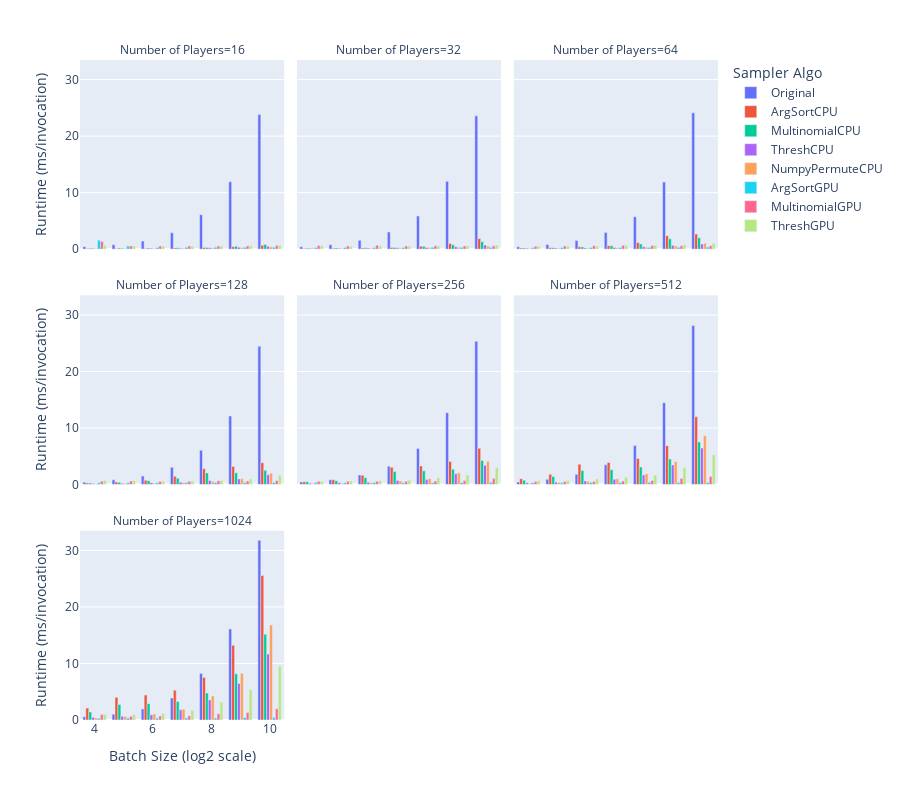

Notebook code for this chart:
### Code cell
px.bar(
    results,
    x="Batch Size (log2 scale)",
    y="Runtime (ms/invocation)",
    color="Sampler Algo",
    facet_col="Number of Players",
    facet_col_wrap=3,
    barmode="group",
    height=800,
)

### Figure 1 — Plotly figure (JSON) as saved in the notebook; plotly's stock layout.template omitted (floating-point values rounded to 4 significant figures)
{"data": [{"alignmentgroup": "True", "hovertemplate": "Sampler Algo=Original<br>Number of Players=16<br>Batch Size (log2 scale)=%{x}<br>Runtime (ms/invocation)=%{y}<extra></extra>", "legendgroup": "Original", "marker": {"color": "#636efa", "pattern": {"shape": ""}}, "name": "Original", "offsetgroup": "Original", "orientation": "v", "showlegend": true, "textposition": "auto", "type": "bar", "x": [4, 5, 6, 7, 8, 9, 10], "xaxis": "x7", "y": [0.4551, 0.7902, 1.451, 2.892, 6.084, 11.94, 23.85], "yaxis": "y7"}, {"alignmentgroup": "True", "hovertemplate": "Sampler Algo=Original<br>Number of Players=32<br>Batch Size (log2 scale)=%{x}<br>Runtime (ms/invocation)=%{y}<extra></extra>", "legendgroup": "Original", "marker": {"color": "#636efa", "pattern": {"shape": ""}}, "name": "Original", "offsetgroup": "Original", "orientation": "v", "showlegend": false, "textposition": "auto", "type": "bar", "x": [4, 5, 6, 7, 8, 9, 10], "xaxis": "x8", "y": [0.4121, 0.7957, 1.571, 3.041, 5.869, 12.01, 23.59], "yaxis": "y8"}, {"alignmentgroup": "True", "hovertemplate": "Sampler Algo=Original<br>Number of Players=64<br>Batch Size (log2 scale)=%{x}<br>Runtime (ms/invocation)=%{y}<extra></extra>", "legendgroup": "Original", "marker": {"color": "#636efa", "pattern": {"shape": ""}}, "name": "Original", "offsetgroup": "Original", "orientation": "v", "showlegend": false, "textposition": "auto", "type": "bar", "x": [4, 5, 6, 7, 8, 9, 10], "xaxis": "x9", "y": [0.4312, 0.8411, 1.53, 2.974, 5.763, 11.89, 24.13], "yaxis": "y9"}, {"alignmentgroup": "True", "hovertemplate": "Sampler Algo=Original<br>Number of Players=128<br>Batch Size (log2 scale)=%{x}<br>Runtime (ms/invocation)=%{y}<extra></extra>", "legendgroup": "Original", "marker": {"color": "#636efa", "pattern": {"shape": ""}}, "name": "Original", "offsetgroup": "Original", "orientation": "v", "showlegend": false, "textposition": "auto", "type": "bar", "x": [4, 5, 6, 7, 8, 9, 10], "xaxis": "x4", "y": [0.4164, 0.848, 1.526, 3.061, 6.058, 12.14, 24.49], "yaxis": "y4"}, {"alignmentgroup": "True", "hovertemplate": "Sampler Algo=Original<br>Number of Players=256<br>Batch Size (log2 scale)=%{x}<br>Runtime (ms/invocation)=%{y}<extra></extra>", "legendgroup": "Original", "marker": {"color": "#636efa", "pattern": {"shape": ""}}, "name": "Original", "offsetgroup": "Original", "orientation": "v", "showlegend": false, "textposition": "auto", "type": "bar", "x": [4, 5, 6, 7, 8, 9, 10], "xaxis": "x5", "y": [0.4689, 0.8559, 1.7, 3.224, 6.393, 12.72, 25.35], "yaxis": "y5"}, {"alignmentgroup": "True", "hovertemplate": "Sampler Algo=Original<br>Number of Players=512<br>Batch Size (log2 scale)=%{x}<br>Runtime (ms/invocation)=%{y}<extra></extra>", "legendgroup": "Original", "marker": {"color": "#636efa", "pattern": {"shape": ""}}, "name": "Original", "offsetgroup": "Original", "orientation": "v", "showlegend": false, "textposition": "auto", "type": "bar", "x": [4, 5, 6, 7, 8, 9, 10], "xaxis": "x6", "y": [0.4605, 0.9476, 1.817, 3.492, 6.929, 14.48, 28.15], "yaxis": "y6"}, {"alignmentgroup": "True", "hovertemplate": "Sampler Algo=Original<br>Number of Players=1024<br>Batch Size (log2 scale)=%{x}<br>Runtime (ms/invocation)=%{y}<extra></extra>", "legendgroup": "Original", "marker": {"color": "#636efa", "pattern": {"shape": ""}}, "name": "Original", "offsetgroup": "Original", "orientation": "v", "showlegend": false, "textposition": "auto", "type": "bar", "x": [4, 5, 6, 7, 8, 9, 10], "xaxis": "x", "y": [0.5618, 1.038, 1.953, 3.902, 8.206, 16.1, 31.8], "yaxis": "y"}, {"alignmentgroup": "True", "hovertemplate": "Sampler Algo=ArgSortCPU<br>Number of Players=16<br>Batch Size (log2 scale)=%{x}<br>Runtime (ms/invocation)=%{y}<extra></extra>", "legendgroup": "ArgSortCPU", "marker": {"color": "#EF553B", "pattern": {"shape": ""}}, "name": "ArgSortCPU", "offsetgroup": "ArgSortCPU", "orientation": "v", "showlegend": true, "textposition": "auto", "type": "bar", "x": [4, 5, 6, 7, 8, 9, 10], "xaxis": "x7", "y": [0.1301, 0.12, 0.1456, 0.2101, 0.2902, 0.4457, 0.7007], "yaxis": "y7"}, {"alignmentgroup": "True", "hovertemplate": "Sampler Algo=ArgSortCPU<br>Number of Players=32<br>Batch Size (log2 scale)=%{x}<br>Runtime (ms/invocation)=%{y}<extra></extra>", "legendgroup": "ArgSortCPU", "marker": {"color": "#EF553B", "pattern": {"shape": ""}}, "name": "ArgSortCPU", "offsetgroup": "ArgSortCPU", "orientation": "v", "showlegend": false, "textposition": "auto", "type": "bar", "x": [4, 5, 6, 7, 8, 9, 10], "xaxis": "x8", "y": [0.1251, 0.1501, 0.2101, 0.3152, 0.5405, 1.006, 1.872], "yaxis": "y8"}, {"alignmentgroup": "True", "hovertemplate": "Sampler Algo=ArgSortCPU<br>Number of Players=64<br>Batch Size (log2 scale)=%{x}<br>Runtime (ms/invocation)=%{y}<extra></extra>", "legendgroup": "ArgSortCPU", "marker": {"color": "#EF553B", "pattern": {"shape": ""}}, "name": "ArgSortCPU", "offsetgroup": "ArgSortCPU", "orientation": "v", "showlegend": false, "textposition": "auto", "type": "bar", "x": [4, 5, 6, 7, 8, 9, 10], "xaxis": "x9", "y": [0.2014, 0.2552, 0.4258, 0.6259, 1.172, 2.369, 2.668], "yaxis": "y9"}, {"alignmentgroup": "True", "hovertemplate": "Sampler Algo=ArgSortCPU<br>Number of Players=128<br>Batch Size (log2 scale)=%{x}<br>Runtime (ms/invocation)=%{y}<extra></extra>", "legendgroup": "ArgSortCPU", "marker": {"color": "#EF553B", "pattern": {"shape": ""}}, "name": "ArgSortCPU", "offsetgroup": "ArgSortCPU", "orientation": "v", "showlegend": false, "textposition": "auto", "type": "bar", "x": [4, 5, 6, 7, 8, 9, 10], "xaxis": "x4", "y": [0.2652, 0.4754, 0.7858, 1.479, 2.825, 3.202, 3.864], "yaxis": "y4"}, {"alignmentgroup": "True", "hovertemplate": "Sampler Algo=ArgSortCPU<br>Number of Players=256<br>Batch Size (log2 scale)=%{x}<br>Runtime (ms/invocation)=%{y}<extra></extra>", "legendgroup": "ArgSortCPU", "marker": {"color": "#EF553B", "pattern": {"shape": ""}}, "name": "ArgSortCPU", "offsetgroup": "ArgSortCPU", "orientation": "v", "showlegend": false, "textposition": "auto", "type": "bar", "x": [4, 5, 6, 7, 8, 9, 10], "xaxis": "x5", "y": [0.4914, 0.871, 1.648, 3.066, 3.288, 4.073, 6.447], "yaxis": "y5"}, {"alignmentgroup": "True", "hovertemplate": "Sampler Algo=ArgSortCPU<br>Number of Players=512<br>Batch Size (log2 scale)=%{x}<br>Runtime (ms/invocation)=%{y}<extra></extra>", "legendgroup": "ArgSortCPU", "marker": {"color": "#EF553B", "pattern": {"shape": ""}}, "name": "ArgSortCPU", "offsetgroup": "ArgSortCPU", "orientation": "v", "showlegend": false, "textposition": "auto", "type": "bar", "x": [4, 5, 6, 7, 8, 9, 10], "xaxis": "x6", "y": [1.037, 1.821, 3.619, 3.901, 4.628, 6.894, 11.98], "yaxis": "y6"}, {"alignmentgroup": "True", "hovertemplate": "Sampler Algo=ArgSortCPU<br>Number of Players=1024<br>Batch Size (log2 scale)=%{x}<br>Runtime (ms/invocation)=%{y}<extra></extra>", "legendgroup": "ArgSortCPU", "marker": {"color": "#EF553B", "pattern": {"shape": ""}}, "name": "ArgSortCPU", "offsetgroup": "ArgSortCPU", "orientation": "v", "showlegend": false, "textposition": "auto", "type": "bar", "x": [4, 5, 6, 7, 8, 9, 10], "xaxis": "x", "y": [2.105, 4.008, 4.425, 5.254, 7.514, 13.21, 25.56], "yaxis": "y"}, {"alignmentgroup": "True", "hovertemplate": "Sampler Algo=MultinomialCPU<br>Number of Players=16<br>Batch Size (log2 scale)=%{x}<br>Runtime (ms/invocation)=%{y}<extra></extra>", "legendgroup": "MultinomialCPU", "marker": {"color": "#00cc96", "pattern": {"shape": ""}}, "name": "MultinomialCPU", "offsetgroup": "MultinomialCPU", "orientation": "v", "showlegend": true, "textposition": "auto", "type": "bar", "x": [4, 5, 6, 7, 8, 9, 10], "xaxis": "x7", "y": [0.1802, 0.1902, 0.2101, 0.2552, 0.3062, 0.5102, 0.8204], "yaxis": "y7"}, {"alignmentgroup": "True", "hovertemplate": "Sampler Algo=MultinomialCPU<br>Number of Players=32<br>Batch Size (log2 scale)=%{x}<br>Runtime (ms/invocation)=%{y}<extra></extra>", "legendgroup": "MultinomialCPU", "marker": {"color": "#00cc96", "pattern": {"shape": ""}}, "name": "MultinomialCPU", "offsetgroup": "MultinomialCPU", "orientation": "v", "showlegend": false, "textposition": "auto", "type": "bar", "x": [4, 5, 6, 7, 8, 9, 10], "xaxis": "x8", "y": [0.1851, 0.2201, 0.2452, 0.3062, 0.5055, 0.7966, 1.321], "yaxis": "y8"}, {"alignmentgroup": "True", "hovertemplate": "Sampler Algo=MultinomialCPU<br>Number of Players=64<br>Batch Size (log2 scale)=%{x}<br>Runtime (ms/invocation)=%{y}<extra></extra>", "legendgroup": "MultinomialCPU", "marker": {"color": "#00cc96", "pattern": {"shape": ""}}, "name": "MultinomialCPU", "offsetgroup": "MultinomialCPU", "orientation": "v", "showlegend": false, "textposition": "auto", "type": "bar", "x": [4, 5, 6, 7, 8, 9, 10], "xaxis": "x9", "y": [0.2001, 0.2552, 0.4082, 0.6064, 0.9316, 1.835, 2.011], "yaxis": "y9"}, {"alignmentgroup": "True", "hovertemplate": "Sampler Algo=MultinomialCPU<br>Number of Players=128<br>Batch Size (log2 scale)=%{x}<br>Runtime (ms/invocation)=%{y}<extra></extra>", "legendgroup": "MultinomialCPU", "marker": {"color": "#00cc96", "pattern": {"shape": ""}}, "name": "MultinomialCPU", "offsetgroup": "MultinomialCPU", "orientation": "v", "showlegend": false, "textposition": "auto", "type": "bar", "x": [4, 5, 6, 7, 8, 9, 10], "xaxis": "x4", "y": [0.2763, 0.4011, 0.6965, 1.12, 2.067, 2.083, 2.532], "yaxis": "y4"}, {"alignmentgroup": "True", "hovertemplate": "Sampler Algo=MultinomialCPU<br>Number of Players=256<br>Batch Size (log2 scale)=%{x}<br>Runtime (ms/invocation)=%{y}<extra></extra>", "legendgroup": "MultinomialCPU", "marker": {"color": "#00cc96", "pattern": {"shape": ""}}, "name": "MultinomialCPU", "offsetgroup": "MultinomialCPU", "orientation": "v", "showlegend": false, "textposition": "auto", "type": "bar", "x": [4, 5, 6, 7, 8, 9, 10], "xaxis": "x5", "y": [0.4879, 0.6811, 1.201, 2.336, 2.43, 2.733, 4.261], "yaxis": "y5"}, {"alignmentgroup": "True", "hovertemplate": "Sampler Algo=MultinomialCPU<br>Number of Players=512<br>Batch Size (log2 scale)=%{x}<br>Runtime (ms/invocation)=%{y}<extra></extra>", "legendgroup": "MultinomialCPU", "marker": {"color": "#00cc96", "pattern": {"shape": ""}}, "name": "MultinomialCPU", "offsetgroup": "MultinomialCPU", "orientation": "v", "showlegend": false, "textposition": "auto", "type": "bar", "x": [4, 5, 6, 7, 8, 9, 10], "xaxis": "x6", "y": [0.7864, 1.413, 2.503, 2.622, 3.099, 4.528, 7.555], "yaxis": "y6"}, {"alignmentgroup": "True", "hovertemplate": "Sampler Algo=MultinomialCPU<br>Number of Players=1024<br>Batch Size (log2 scale)=%{x}<br>Runtime (ms/invocation)=%{y}<extra></extra>", "legendgroup": "MultinomialCPU", "marker": {"color": "#00cc96", "pattern": {"shape": ""}}, "name": "MultinomialCPU", "offsetgroup": "MultinomialCPU", "orientation": "v", "showlegend": false, "textposition": "auto", "type": "bar", "x": [4, 5, 6, 7, 8, 9, 10], "xaxis": "x", "y": [1.426, 2.744, 2.888, 3.269, 4.771, 8.163, 15.15], "yaxis": "y"}, {"alignmentgroup": "True", "hovertemplate": "Sampler Algo=ThreshCPU<br>Number of Players=16<br>Batch Size (log2 scale)=%{x}<br>Runtime (ms/invocation)=%{y}<extra></extra>", "legendgroup": "ThreshCPU", "marker": {"color": "#ab63fa", "pattern": {"shape": ""}}, "name": "ThreshCPU", "offsetgroup": "ThreshCPU", "orientation": "v", "showlegend": true, "textposition": "auto", "type": "bar", "x": [4, 5, 6, 7, 8, 9, 10], "xaxis": "x7", "y": [0.1701, 0.1651, 0.1853, 0.1901, 0.2756, 0.3239, 0.5114], "yaxis": "y7"}, {"alignmentgroup": "True", "hovertemplate": "Sampler Algo=ThreshCPU<br>Number of Players=32<br>Batch Size (log2 scale)=%{x}<br>Runtime (ms/invocation)=%{y}<extra></extra>", "legendgroup": "ThreshCPU", "marker": {"color": "#ab63fa", "pattern": {"shape": ""}}, "name": "ThreshCPU", "offsetgroup": "ThreshCPU", "orientation": "v", "showlegend": false, "textposition": "auto", "type": "bar", "x": [4, 5, 6, 7, 8, 9, 10], "xaxis": "x8", "y": [0.1682, 0.1687, 0.1967, 0.2354, 0.3105, 0.4457, 0.7215], "yaxis": "y8"}, {"alignmentgroup": "True", "hovertemplate": "Sampler Algo=ThreshCPU<br>Number of Players=64<br>Batch Size (log2 scale)=%{x}<br>Runtime (ms/invocation)=%{y}<extra></extra>", "legendgroup": "ThreshCPU", "marker": {"color": "#ab63fa", "pattern": {"shape": ""}}, "name": "ThreshCPU", "offsetgroup": "ThreshCPU", "orientation": "v", "showlegend": false, "textposition": "auto", "type": "bar", "x": [4, 5, 6, 7, 8, 9, 10], "xaxis": "x9", "y": [0.1754, 0.1957, 0.2256, 0.2958, 0.4266, 0.6811, 0.9175], "yaxis": "y9"}, {"alignmentgroup": "True", "hovertemplate": "Sampler Algo=ThreshCPU<br>Number of Players=128<br>Batch Size (log2 scale)=%{x}<br>Runtime (ms/invocation)=%{y}<extra></extra>", "legendgroup": "ThreshCPU", "marker": {"color": "#ab63fa", "pattern": {"shape": ""}}, "name": "ThreshCPU", "offsetgroup": "ThreshCPU", "orientation": "v", "showlegend": false, "textposition": "auto", "type": "bar", "x": [4, 5, 6, 7, 8, 9, 10], "xaxis": "x4", "y": [0.2101, 0.2404, 0.33, 0.4301, 0.7203, 1.011, 1.728], "yaxis": "y4"}, {"alignmentgroup": "True", "hovertemplate": "Sampler Algo=ThreshCPU<br>Number of Players=256<br>Batch Size (log2 scale)=%{x}<br>Runtime (ms/invocation)=%{y}<extra></extra>", "legendgroup": "ThreshCPU", "marker": {"color": "#ab63fa", "pattern": {"shape": ""}}, "name": "ThreshCPU", "offsetgroup": "ThreshCPU", "orientation": "v", "showlegend": false, "textposition": "auto", "type": "bar", "x": [4, 5, 6, 7, 8, 9, 10], "xaxis": "x5", "y": [0.256, 0.3357, 0.4105, 0.7456, 0.8862, 1.909, 3.427], "yaxis": "y5"}, {"alignmentgroup": "True", "hovertemplate": "Sampler Algo=ThreshCPU<br>Number of Players=512<br>Batch Size (log2 scale)=%{x}<br>Runtime (ms/invocation)=%{y}<extra></extra>", "legendgroup": "ThreshCPU", "marker": {"color": "#ab63fa", "pattern": {"shape": ""}}, "name": "ThreshCPU", "offsetgroup": "ThreshCPU", "orientation": "v", "showlegend": false, "textposition": "auto", "type": "bar", "x": [4, 5, 6, 7, 8, 9, 10], "xaxis": "x6", "y": [0.3201, 0.4317, 0.651, 0.9663, 1.708, 3.475, 6.471], "yaxis": "y6"}, {"alignmentgroup": "True", "hovertemplate": "Sampler Algo=ThreshCPU<br>Number of Players=1024<br>Batch Size (log2 scale)=%{x}<br>Runtime (ms/invocation)=%{y}<extra></extra>", "legendgroup": "ThreshCPU", "marker": {"color": "#ab63fa", "pattern": {"shape": ""}}, "name": "ThreshCPU", "offsetgroup": "ThreshCPU", "orientation": "v", "showlegend": false, "textposition": "auto", "type": "bar", "x": [4, 5, 6, 7, 8, 9, 10], "xaxis": "x", "y": [0.4704, 0.6555, 0.926, 1.793, 3.55, 6.454, 11.66], "yaxis": "y"}, {"alignmentgroup": "True", "hovertemplate": "Sampler Algo=NumpyPermuteCPU<br>Number of Players=16<br>Batch Size (log2 scale)=%{x}<br>Runtime (ms/invocation)=%{y}<extra></extra>", "legendgroup": "NumpyPermuteCPU", "marker": {"color": "#FFA15A", "pattern": {"shape": ""}}, "name": "NumpyPermuteCPU", "offsetgroup": "NumpyPermuteCPU", "orientation": "v", "showlegend": true, "textposition": "auto", "type": "bar", "x": [4, 5, 6, 7, 8, 9, 10], "xaxis": "x7", "y": [0.1252, 0.1352, 0.1362, 0.1554, 0.2003, 0.2759, 0.3873], "yaxis": "y7"}, {"alignmentgroup": "True", "hovertemplate": "Sampler Algo=NumpyPermuteCPU<br>Number of Players=32<br>Batch Size (log2 scale)=%{x}<br>Runtime (ms/invocation)=%{y}<extra></extra>", "legendgroup": "NumpyPermuteCPU", "marker": {"color": "#FFA15A", "pattern": {"shape": ""}}, "name": "NumpyPermuteCPU", "offsetgroup": "NumpyPermuteCPU", "orientation": "v", "showlegend": false, "textposition": "auto", "type": "bar", "x": [4, 5, 6, 7, 8, 9, 10], "xaxis": "x8", "y": [0.1518, 0.1454, 0.1553, 0.186, 0.2404, 0.3431, 0.5781], "yaxis": "y8"}, {"alignmentgroup": "True", "hovertemplate": "Sampler Algo=NumpyPermuteCPU<br>Number of Players=64<br>Batch Size (log2 scale)=%{x}<br>Runtime (ms/invocation)=%{y}<extra></extra>", "legendgroup": "NumpyPermuteCPU", "marker": {"color": "#FFA15A", "pattern": {"shape": ""}}, "name": "NumpyPermuteCPU", "offsetgroup": "NumpyPermuteCPU", "orientation": "v", "showlegend": false, "textposition": "auto", "type": "bar", "x": [4, 5, 6, 7, 8, 9, 10], "xaxis": "x9", "y": [0.1365, 0.148, 0.1874, 0.2338, 0.3555, 0.5756, 1.036], "yaxis": "y9"}, {"alignmentgroup": "True", "hovertemplate": "Sampler Algo=NumpyPermuteCPU<br>Number of Players=128<br>Batch Size (log2 scale)=%{x}<br>Runtime (ms/invocation)=%{y}<extra></extra>", "legendgroup": "NumpyPermuteCPU", "marker": {"color": "#FFA15A", "pattern": {"shape": ""}}, "name": "NumpyPermuteCPU", "offsetgroup": "NumpyPermuteCPU", "orientation": "v", "showlegend": false, "textposition": "auto", "type": "bar", "x": [4, 5, 6, 7, 8, 9, 10], "xaxis": "x4", "y": [0.1629, 0.1782, 0.2328, 0.3425, 0.5703, 1.017, 2.027], "yaxis": "y4"}, {"alignmentgroup": "True", "hovertemplate": "Sampler Algo=NumpyPermuteCPU<br>Number of Players=256<br>Batch Size (log2 scale)=%{x}<br>Runtime (ms/invocation)=%{y}<extra></extra>", "legendgroup": "NumpyPermuteCPU", "marker": {"color": "#FFA15A", "pattern": {"shape": ""}}, "name": "NumpyPermuteCPU", "offsetgroup": "NumpyPermuteCPU", "orientation": "v", "showlegend": false, "textposition": "auto", "type": "bar", "x": [4, 5, 6, 7, 8, 9, 10], "xaxis": "x5", "y": [0.1761, 0.24, 0.3451, 0.6256, 1.054, 2.078, 4.111], "yaxis": "y5"}, {"alignmentgroup": "True", "hovertemplate": "Sampler Algo=NumpyPermuteCPU<br>Number of Players=512<br>Batch Size (log2 scale)=%{x}<br>Runtime (ms/invocation)=%{y}<extra></extra>", "legendgroup": "NumpyPermuteCPU", "marker": {"color": "#FFA15A", "pattern": {"shape": ""}}, "name": "NumpyPermuteCPU", "offsetgroup": "NumpyPermuteCPU", "orientation": "v", "showlegend": false, "textposition": "auto", "type": "bar", "x": [4, 5, 6, 7, 8, 9, 10], "xaxis": "x6", "y": [0.2253, 0.3626, 0.5856, 1.014, 1.927, 4.085, 8.64], "yaxis": "y6"}, {"alignmentgroup": "True", "hovertemplate": "Sampler Algo=NumpyPermuteCPU<br>Number of Players=1024<br>Batch Size (log2 scale)=%{x}<br>Runtime (ms/invocation)=%{y}<extra></extra>", "legendgroup": "NumpyPermuteCPU", "marker": {"color": "#FFA15A", "pattern": {"shape": ""}}, "name": "NumpyPermuteCPU", "offsetgroup": "NumpyPermuteCPU", "orientation": "v", "showlegend": false, "textposition": "auto", "type": "bar", "x": [4, 5, 6, 7, 8, 9, 10], "xaxis": "x", "y": [0.3503, 0.6153, 1.05, 1.901, 4.254, 8.273, 16.82], "yaxis": "y"}, {"alignmentgroup": "True", "hovertemplate": "Sampler Algo=ArgSortGPU<br>Number of Players=16<br>Batch Size (log2 scale)=%{x}<br>Runtime (ms/invocation)=%{y}<extra></extra>", "legendgroup": "ArgSortGPU", "marker": {"color": "#19d3f3", "pattern": {"shape": ""}}, "name": "ArgSortGPU", "offsetgroup": "ArgSortGPU", "orientation": "v", "showlegend": true, "textposition": "auto", "type": "bar", "x": [4, 5, 6, 7, 8, 9, 10], "xaxis": "x7", "y": [1.601, 0.5747, 0.3051, 0.3401, 0.3403, 0.3314, 0.3426], "yaxis": "y7"}, {"alignmentgroup": "True", "hovertemplate": "Sampler Algo=ArgSortGPU<br>Number of Players=32<br>Batch Size (log2 scale)=%{x}<br>Runtime (ms/invocation)=%{y}<extra></extra>", "legendgroup": "ArgSortGPU", "marker": {"color": "#19d3f3", "pattern": {"shape": ""}}, "name": "ArgSortGPU", "offsetgroup": "ArgSortGPU", "orientation": "v", "showlegend": false, "textposition": "auto", "type": "bar", "x": [4, 5, 6, 7, 8, 9, 10], "xaxis": "x8", "y": [0.3131, 0.3178, 0.3134, 0.3111, 0.3321, 0.3366, 0.3452], "yaxis": "y8"}, {"alignmentgroup": "True", "hovertemplate": "Sampler Algo=ArgSortGPU<br>Number of Players=64<br>Batch Size (log2 scale)=%{x}<br>Runtime (ms/invocation)=%{y}<extra></extra>", "legendgroup": "ArgSortGPU", "marker": {"color": "#19d3f3", "pattern": {"shape": ""}}, "name": "ArgSortGPU", "offsetgroup": "ArgSortGPU", "orientation": "v", "showlegend": false, "textposition": "auto", "type": "bar", "x": [4, 5, 6, 7, 8, 9, 10], "xaxis": "x9", "y": [0.3106, 0.3144, 0.3111, 0.3101, 0.3275, 0.3482, 0.3755], "yaxis": "y9"}, {"alignmentgroup": "True", "hovertemplate": "Sampler Algo=ArgSortGPU<br>Number of Players=128<br>Batch Size (log2 scale)=%{x}<br>Runtime (ms/invocation)=%{y}<extra></extra>", "legendgroup": "ArgSortGPU", "marker": {"color": "#19d3f3", "pattern": {"shape": ""}}, "name": "ArgSortGPU", "offsetgroup": "ArgSortGPU", "orientation": "v", "showlegend": false, "textposition": "auto", "type": "bar", "x": [4, 5, 6, 7, 8, 9, 10], "xaxis": "x4", "y": [0.3303, 0.3402, 0.3104, 0.359, 0.3636, 0.3504, 0.3904], "yaxis": "y4"}, {"alignmentgroup": "True", "hovertemplate": "Sampler Algo=ArgSortGPU<br>Number of Players=256<br>Batch Size (log2 scale)=%{x}<br>Runtime (ms/invocation)=%{y}<extra></extra>", "legendgroup": "ArgSortGPU", "marker": {"color": "#19d3f3", "pattern": {"shape": ""}}, "name": "ArgSortGPU", "offsetgroup": "ArgSortGPU", "orientation": "v", "showlegend": false, "textposition": "auto", "type": "bar", "x": [4, 5, 6, 7, 8, 9, 10], "xaxis": "x5", "y": [0.3503, 0.3403, 0.3656, 0.3156, 0.3255, 0.3834, 0.4312], "yaxis": "y5"}, {"alignmentgroup": "True", "hovertemplate": "Sampler Algo=ArgSortGPU<br>Number of Players=512<br>Batch Size (log2 scale)=%{x}<br>Runtime (ms/invocation)=%{y}<extra></extra>", "legendgroup": "ArgSortGPU", "marker": {"color": "#19d3f3", "pattern": {"shape": ""}}, "name": "ArgSortGPU", "offsetgroup": "ArgSortGPU", "orientation": "v", "showlegend": false, "textposition": "auto", "type": "bar", "x": [4, 5, 6, 7, 8, 9, 10], "xaxis": "x6", "y": [0.3417, 0.3054, 0.3763, 0.3621, 0.4374, 0.365, 0.3803], "yaxis": "y6"}, {"alignmentgroup": "True", "hovertemplate": "Sampler Algo=ArgSortGPU<br>Number of Players=1024<br>Batch Size (log2 scale)=%{x}<br>Runtime (ms/invocation)=%{y}<extra></extra>", "legendgroup": "ArgSortGPU", "marker": {"color": "#19d3f3", "pattern": {"shape": ""}}, "name": "ArgSortGPU", "offsetgroup": "ArgSortGPU", "orientation": "v", "showlegend": false, "textposition": "auto", "type": "bar", "x": [4, 5, 6, 7, 8, 9, 10], "xaxis": "x", "y": [0.3253, 0.3502, 0.3224, 0.356, 0.3555, 0.4299, 0.4206], "yaxis": "y"}, {"alignmentgroup": "True", "hovertemplate": "Sampler Algo=MultinomialGPU<br>Number of Players=16<br>Batch Size (log2 scale)=%{x}<br>Runtime (ms/invocation)=%{y}<extra></extra>", "legendgroup": "MultinomialGPU", "marker": {"color": "#FF6692", "pattern": {"shape": ""}}, "name": "MultinomialGPU", "offsetgroup": "MultinomialGPU", "orientation": "v", "showlegend": true, "textposition": "auto", "type": "bar", "x": [4, 5, 6, 7, 8, 9, 10], "xaxis": "x7", "y": [1.347, 0.5661, 0.5576, 0.5819, 0.5755, 0.5855, 0.6403], "yaxis": "y7"}, {"alignmentgroup": "True", "hovertemplate": "Sampler Algo=MultinomialGPU<br>Number of Players=32<br>Batch Size (log2 scale)=%{x}<br>Runtime (ms/invocation)=%{y}<extra></extra>", "legendgroup": "MultinomialGPU", "marker": {"color": "#FF6692", "pattern": {"shape": ""}}, "name": "MultinomialGPU", "offsetgroup": "MultinomialGPU", "orientation": "v", "showlegend": false, "textposition": "auto", "type": "bar", "x": [4, 5, 6, 7, 8, 9, 10], "xaxis": "x8", "y": [0.6451, 0.5652, 0.7177, 0.5853, 0.6155, 0.586, 0.5904], "yaxis": "y8"}, {"alignmentgroup": "True", "hovertemplate": "Sampler Algo=MultinomialGPU<br>Number of Players=64<br>Batch Size (log2 scale)=%{x}<br>Runtime (ms/invocation)=%{y}<extra></extra>", "legendgroup": "MultinomialGPU", "marker": {"color": "#FF6692", "pattern": {"shape": ""}}, "name": "MultinomialGPU", "offsetgroup": "MultinomialGPU", "orientation": "v", "showlegend": false, "textposition": "auto", "type": "bar", "x": [4, 5, 6, 7, 8, 9, 10], "xaxis": "x9", "y": [0.5154, 0.5768, 0.6005, 0.6856, 0.6734, 0.592, 0.628], "yaxis": "y9"}, {"alignmentgroup": "True", "hovertemplate": "Sampler Algo=MultinomialGPU<br>Number of Players=128<br>Batch Size (log2 scale)=%{x}<br>Runtime (ms/invocation)=%{y}<extra></extra>", "legendgroup": "MultinomialGPU", "marker": {"color": "#FF6692", "pattern": {"shape": ""}}, "name": "MultinomialGPU", "offsetgroup": "MultinomialGPU", "orientation": "v", "showlegend": false, "textposition": "auto", "type": "bar", "x": [4, 5, 6, 7, 8, 9, 10], "xaxis": "x4", "y": [0.5874, 0.6317, 0.5619, 0.5905, 0.6906, 0.6552, 0.7467], "yaxis": "y4"}, {"alignmentgroup": "True", "hovertemplate": "Sampler Algo=MultinomialGPU<br>Number of Players=256<br>Batch Size (log2 scale)=%{x}<br>Runtime (ms/invocation)=%{y}<extra></extra>", "legendgroup": "MultinomialGPU", "marker": {"color": "#FF6692", "pattern": {"shape": ""}}, "name": "MultinomialGPU", "offsetgroup": "MultinomialGPU", "orientation": "v", "showlegend": false, "textposition": "auto", "type": "bar", "x": [4, 5, 6, 7, 8, 9, 10], "xaxis": "x5", "y": [0.5884, 0.6007, 0.5706, 0.5852, 0.643, 0.7466, 1.057], "yaxis": "y5"}, {"alignmentgroup": "True", "hovertemplate": "Sampler Algo=MultinomialGPU<br>Number of Players=512<br>Batch Size (log2 scale)=%{x}<br>Runtime (ms/invocation)=%{y}<extra></extra>", "legendgroup": "MultinomialGPU", "marker": {"color": "#FF6692", "pattern": {"shape": ""}}, "name": "MultinomialGPU", "offsetgroup": "MultinomialGPU", "orientation": "v", "showlegend": false, "textposition": "auto", "type": "bar", "x": [4, 5, 6, 7, 8, 9, 10], "xaxis": "x6", "y": [0.5299, 0.5315, 0.5655, 0.6403, 0.726, 1.1, 1.424], "yaxis": "y6"}, {"alignmentgroup": "True", "hovertemplate": "Sampler Algo=MultinomialGPU<br>Number of Players=1024<br>Batch Size (log2 scale)=%{x}<br>Runtime (ms/invocation)=%{y}<extra></extra>", "legendgroup": "MultinomialGPU", "marker": {"color": "#FF6692", "pattern": {"shape": ""}}, "name": "MultinomialGPU", "offsetgroup": "MultinomialGPU", "orientation": "v", "showlegend": false, "textposition": "auto", "type": "bar", "x": [4, 5, 6, 7, 8, 9, 10], "xaxis": "x", "y": [0.9586, 0.6707, 0.702, 0.752, 1.121, 1.315, 1.983], "yaxis": "y"}, {"alignmentgroup": "True", "hovertemplate": "Sampler Algo=ThreshGPU<br>Number of Players=16<br>Batch Size (log2 scale)=%{x}<br>Runtime (ms/invocation)=%{y}<extra></extra>", "legendgroup": "ThreshGPU", "marker": {"color": "#B6E880", "pattern": {"shape": ""}}, "name": "ThreshGPU", "offsetgroup": "ThreshGPU", "orientation": "v", "showlegend": true, "textposition": "auto", "type": "bar", "x": [4, 5, 6, 7, 8, 9, 10], "xaxis": "x7", "y": [0.6809, 0.5654, 0.5692, 0.5362, 0.5575, 0.6034, 0.6494], "yaxis": "y7"}, {"alignmentgroup": "True", "hovertemplate": "Sampler Algo=ThreshGPU<br>Number of Players=32<br>Batch Size (log2 scale)=%{x}<br>Runtime (ms/invocation)=%{y}<extra></extra>", "legendgroup": "ThreshGPU", "marker": {"color": "#B6E880", "pattern": {"shape": ""}}, "name": "ThreshGPU", "offsetgroup": "ThreshGPU", "orientation": "v", "showlegend": false, "textposition": "auto", "type": "bar", "x": [4, 5, 6, 7, 8, 9, 10], "xaxis": "x8", "y": [0.6308, 0.523, 0.5581, 0.56, 0.5768, 0.6306, 0.7411], "yaxis": "y8"}, {"alignmentgroup": "True", "hovertemplate": "Sampler Algo=ThreshGPU<br>Number of Players=64<br>Batch Size (log2 scale)=%{x}<br>Runtime (ms/invocation)=%{y}<extra></extra>", "legendgroup": "ThreshGPU", "marker": {"color": "#B6E880", "pattern": {"shape": ""}}, "name": "ThreshGPU", "offsetgroup": "ThreshGPU", "orientation": "v", "showlegend": false, "textposition": "auto", "type": "bar", "x": [4, 5, 6, 7, 8, 9, 10], "xaxis": "x9", "y": [0.5288, 0.5413, 0.5582, 0.6724, 0.695, 0.7701, 1.058], "yaxis": "y9"}, {"alignmentgroup": "True", "hovertemplate": "Sampler Algo=ThreshGPU<br>Number of Players=128<br>Batch Size (log2 scale)=%{x}<br>Runtime (ms/invocation)=%{y}<extra></extra>", "legendgroup": "ThreshGPU", "marker": {"color": "#B6E880", "pattern": {"shape": ""}}, "name": "ThreshGPU", "offsetgroup": "ThreshGPU", "orientation": "v", "showlegend": false, "textposition": "auto", "type": "bar", "x": [4, 5, 6, 7, 8, 9, 10], "xaxis": "x4", "y": [0.7316, 0.692, 0.6054, 0.6208, 0.7211, 0.9769, 1.638], "yaxis": "y4"}, {"alignmentgroup": "True", "hovertemplate": "Sampler Algo=ThreshGPU<br>Number of Players=256<br>Batch Size (log2 scale)=%{x}<br>Runtime (ms/invocation)=%{y}<extra></extra>", "legendgroup": "ThreshGPU", "marker": {"color": "#B6E880", "pattern": {"shape": ""}}, "name": "ThreshGPU", "offsetgroup": "ThreshGPU", "orientation": "v", "showlegend": false, "textposition": "auto", "type": "bar", "x": [4, 5, 6, 7, 8, 9, 10], "xaxis": "x5", "y": [0.601, 0.6155, 0.7009, 0.785, 1.226, 1.71, 3.008], "yaxis": "y5"}, {"alignmentgroup": "True", "hovertemplate": "Sampler Algo=ThreshGPU<br>Number of Players=512<br>Batch Size (log2 scale)=%{x}<br>Runtime (ms/invocation)=%{y}<extra></extra>", "legendgroup": "ThreshGPU", "marker": {"color": "#B6E880", "pattern": {"shape": ""}}, "name": "ThreshGPU", "offsetgroup": "ThreshGPU", "orientation": "v", "showlegend": false, "textposition": "auto", "type": "bar", "x": [4, 5, 6, 7, 8, 9, 10], "xaxis": "x6", "y": [0.6604, 0.768, 1.009, 1.281, 1.682, 2.988, 5.29], "yaxis": "y6"}, {"alignmentgroup": "True", "hovertemplate": "Sampler Algo=ThreshGPU<br>Number of Players=1024<br>Batch Size (log2 scale)=%{x}<br>Runtime (ms/invocation)=%{y}<extra></extra>", "legendgroup": "ThreshGPU", "marker": {"color": "#B6E880", "pattern": {"shape": ""}}, "name": "ThreshGPU", "offsetgroup": "ThreshGPU", "orientation": "v", "showlegend": false, "textposition": "auto", "type": "bar", "x": [4, 5, 6, 7, 8, 9, 10], "xaxis": "x", "y": [0.9635, 0.9779, 1.171, 1.72, 3.154, 5.37, 9.544], "yaxis": "y"}], "layout": {"annotations": [{"font": {}, "showarrow": false, "text": "Number of Players=1024", "x": 0.16, "xanchor": "center", "xref": "paper", "y": 0.2867, "yanchor": "bottom", "yref": "paper"}, {"font": {}, "showarrow": false, "text": "Number of Players=128", "x": 0.16, "xanchor": "center", "xref": "paper", "y": 0.6433, "yanchor": "bottom", "yref": "paper"}, {"font": {}, "showarrow": false, "text": "Number of Players=256", "x": 0.5, "xanchor": "center", "xref": "paper", "y": 0.6433, "yanchor": "bottom", "yref": "paper"}, {"font": {}, "showarrow": false, "text": "Number of Players=512", "x": 0.84, "xanchor": "center", "xref": "paper", "y": 0.6433, "yanchor": "bottom", "yref": "paper"}, {"font": {}, "showarrow": false, "text": "Number of Players=16", "x": 0.16, "xanchor": "center", "xref": "paper", "y": 1.0, "yanchor": "bottom", "yref": "paper"}, {"font": {}, "showarrow": false, "text": "Number of Players=32", "x": 0.5, "xanchor": "center", "xref": "paper", "y": 1.0, "yanchor": "bottom", "yref": "paper"}, {"font": {}, "showarrow": false, "text": "Number of Players=64", "x": 0.84, "xanchor": "center", "xref": "paper", "y": 1.0, "yanchor": "bottom", "yref": "paper"}], "barmode": "group", "height": 800, "legend": {"title": {"text": "Sampler Algo"}, "tracegroupgap": 0}, "margin": {"t": 60}, "xaxis": {"anchor": "y", "domain": [0, 0.32], "title": {"text": "Batch Size (log2 scale)"}}, "xaxis2": {"anchor": "y2", "domain": [0.34, 0.66], "matches": "x", "title": {"text": "Batch Size (log2 scale)"}}, "xaxis3": {"anchor": "y3", "domain": [0.68, 1.0], "matches": "x", "title": {"text": "Batch Size (log2 scale)"}}, "xaxis4": {"anchor": "y4", "domain": [0, 0.32], "matches": "x", "showticklabels": false}, "xaxis5": {"anchor": "y5", "domain": [0.34, 0.66], "matches": "x", "showticklabels": false}, "xaxis6": {"anchor": "y6", "domain": [0.68, 1.0], "matches": "x", "showticklabels": false}, "xaxis7": {"anchor": "y7", "domain": [0, 0.32], "matches": "x", "showticklabels": false}, "xaxis8": {"anchor": "y8", "domain": [0.34, 0.66], "matches": "x", "showticklabels": false}, "xaxis9": {"anchor": "y9", "domain": [0.68, 1.0], "matches": "x", "showticklabels": false}, "yaxis": {"anchor": "x", "domain": [0, 0.2867], "title": {"text": "Runtime (ms/invocation)"}}, "yaxis2": {"anchor": "x2", "domain": [0, 0.2867], "matches": "y", "showticklabels": false}, "yaxis3": {"anchor": "x3", "domain": [0, 0.2867], "matches": "y", "showticklabels": false}, "yaxis4": {"anchor": "x4", "domain": [0.3567, 0.6433], "matches": "y", "title": {"text": "Runtime (ms/invocation)"}}, "yaxis5": {"anchor": "x5", "domain": [0.3567, 0.6433], "matches": "y", "showticklabels": false}, "yaxis6": {"anchor": "x6", "domain": [0.3567, 0.6433], "matches": "y", "showticklabels": false}, "yaxis7": {"anchor": "x7", "domain": [0.7133, 1.0], "matches": "y", "title": {"text": "Runtime (ms/invocation)"}}, "yaxis8": {"anchor": "x8", "domain": [0.7133, 1.0], "matches": "y", "showticklabels": false}, "yaxis9": {"anchor": "x9", "domain": [0.7133, 1.0], "matches": "y", "showticklabels": false}}}
